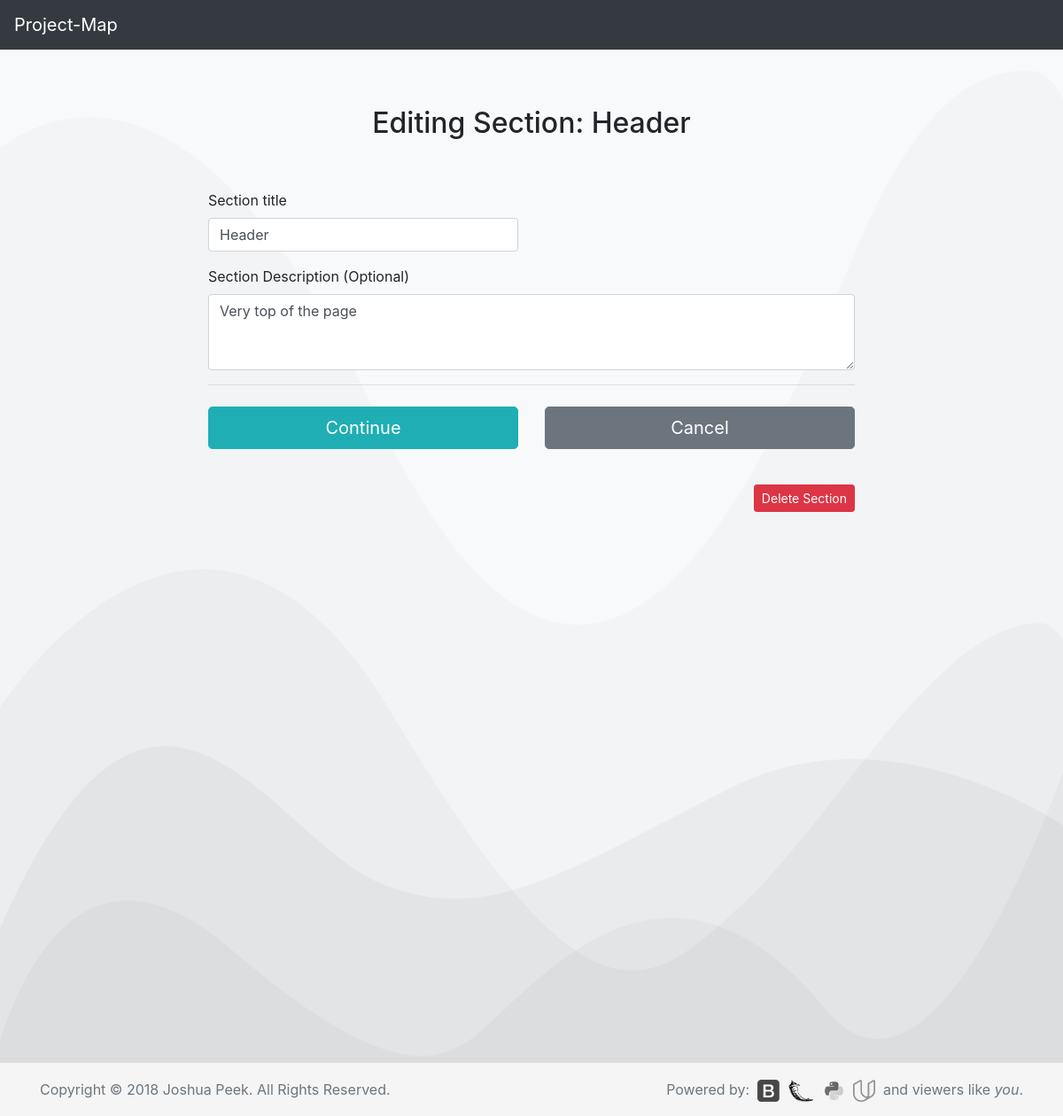
Page /sctn?1&ed on the earlier database version.
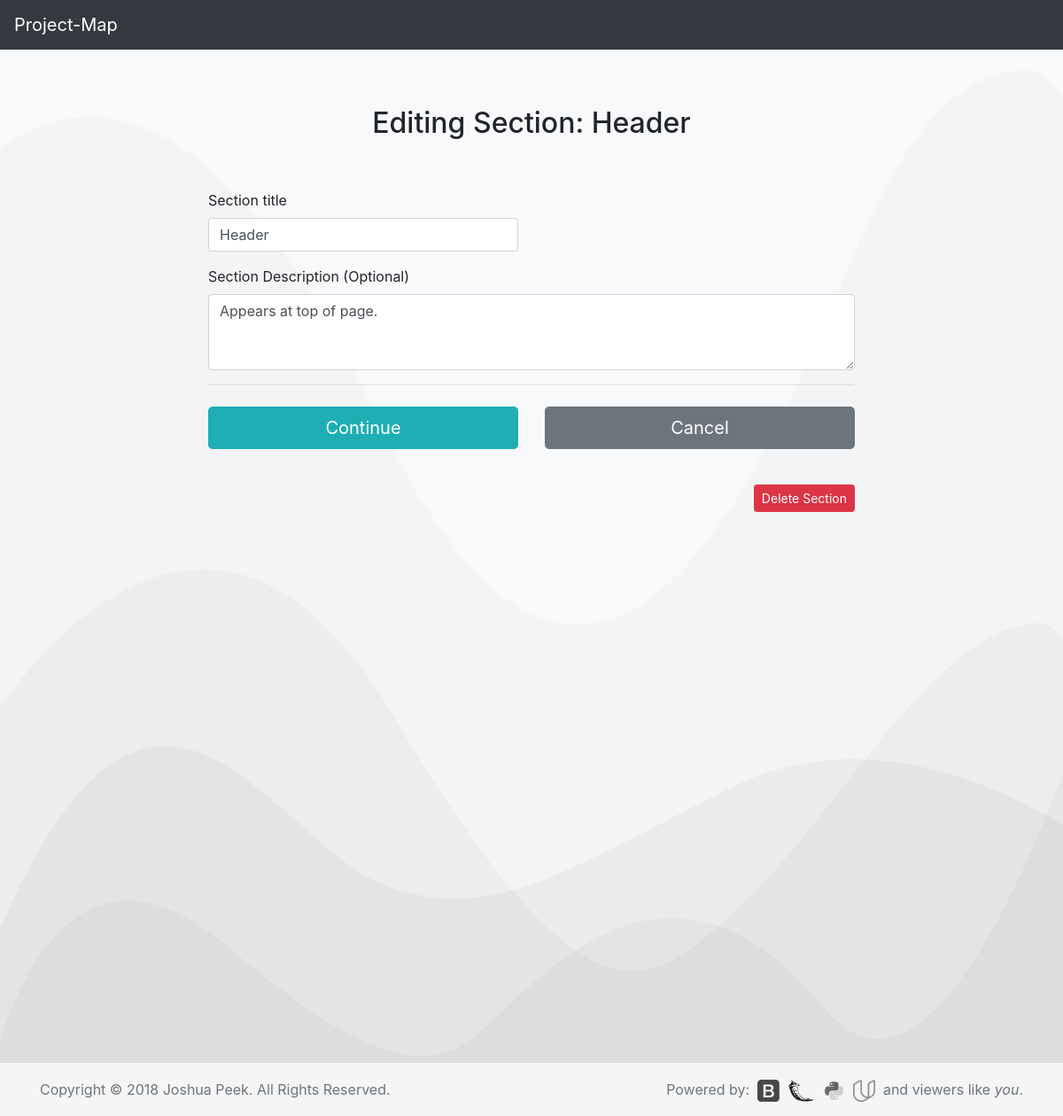
Same page on the later database version.
### database_setup.py (models this page shows, shortened)
class Section(Base):
    __tablename__ = 'section'
    id = Column(Integer, primary_key=True)
    title = Column(String(250), nullable=False)
    description = Column(String(500))
    project_id = Column(Integer, ForeignKey('project.id'))
    project = relationship(Project)

### app.py (the view)
@app.route('/sctn?<int:section_id>&ed', methods=['GET', 'POST'])
def editSection(section_id):
    editSection=session.query(Section).filter_by(id=section_id).one()
    ss=session.query(ScreenSection).filter_by(section_id=section_id).one()
    if request.method == 'POST':
        if request.form['title']:
            editSection.title = request.form['title']
            editSection.description = request.form['description']
        session.add(editSection)
        session.commit()
        flash("Section Edited!")
        return redirect(url_for('screenPage',project_id=editSection.project.id,
                                 screen_id=ss.screen_id))
    else:
        return render_template('update/section.html', section=editSection,
            ScreenSection=ss)

### templates/update/section.html (shortened to what this page needs)
<!doctype html>
<html lang="en">
  {% include "header.html" %}
  <body>
    {% include "menu.html" %}
  <body class="bg-light">
    <div class="container">
      <div class="py-5 text-center">
        <h2>Editing Section: {{section.title}}</h2>
      </div>
      <div class="row">
        <div class="col-md-2">
        </div>
        <div class="col-md-8">
          <form class="needs-validation" action='{{url_for('editSection', section_id=section.id)}}' method='post' novalidate>
            <div class="row">
              <div class="col-md-6 mb-3">
                <label for="title">Section title</label>
                <input type="text" class="form-control" id="title" value="{{section.title}}" name="title" required>
              </div>
            </div>
            <div class="mb-3">
              <label for="description">Section Description <span class="test-muted">(Optional)</span></label>
              <textarea class="form-control" id="description" rows="3" name="description">{{section.description}}</textarea>
            </div>
            <hr class="mb-4">
            <div class="row">
              <div class="col-md-6 mb-3">
                <button class="btn btn-primary btn-lg btn-block" type="Edit">Continue</button>
              </div>
          </form>
              <div class="col-md-6 mb-3">
                <form action="{{url_for('screenPage', project_id=section.project.id, screen_id=ScreenSection.screen.id)}}">
                  <button class="btn btn-secondary btn-lg btn-block" type="submit">Cancel</button>
                </form>
              </div>
            </div>
            <form action="{{url_for('delSection', section_id=section.id)}}">
              <p><br><button style="float:right;" class="btn btn-danger btn-sm" type="submit">Delete Section</button></p>
            </form>
        </div>
        <div class="col-md-2">
        </div>
      </div>
  {% include "footer.html" %}
  </body>
</html>

Differences in the rows shown:
changed Section "Header": description "Very top of the page" → "Appears at top of page."
